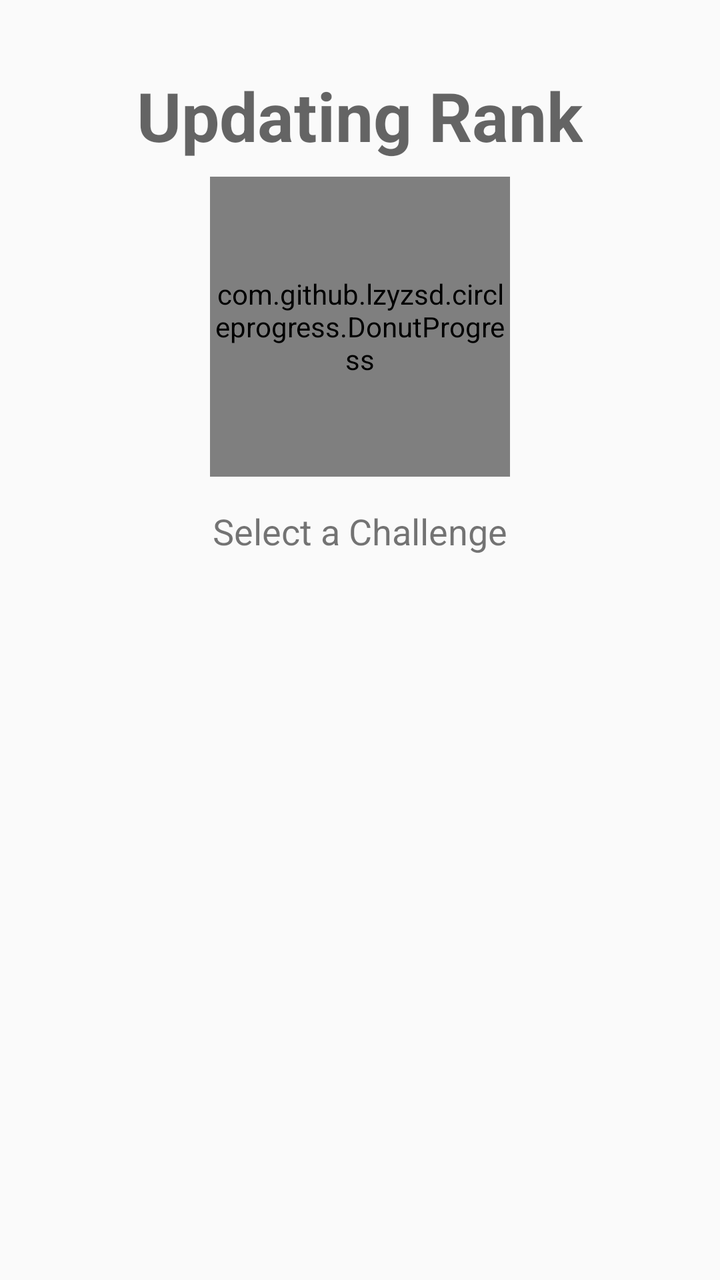
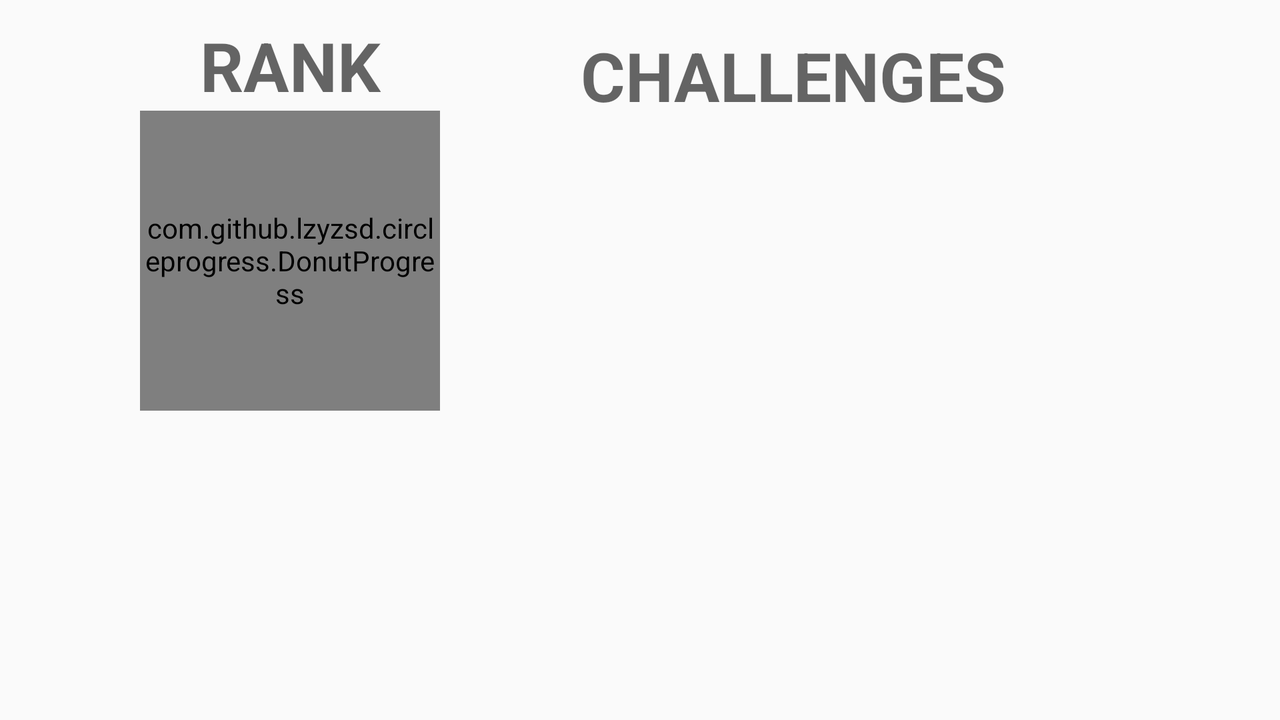

Compare how this app lays out the same screen by default and in its alternative resource folder. The renders come first, then the two layout files and the values they reference.
<!-- AndroidManifest.xml: application theme AppTheme -->
<!-- res/layout/activity_running_page.xml -->
<?xml version="1.0" encoding="utf-8"?>
<android.support.constraint.ConstraintLayout xmlns:android="http://schemas.android.com/apk/res/android"
    xmlns:app="http://schemas.android.com/apk/res-auto"
    xmlns:tools="http://schemas.android.com/tools"
    android:layout_width="match_parent"
    android:layout_height="match_parent"
    tools:context="com.harshil.zach.fitnesstracker.RunningPage">


    <LinearLayout
        android:layout_width="match_parent"
        android:layout_height="wrap_content"
        android:orientation="vertical">

        <RelativeLayout
            android:layout_width="match_parent"
            android:layout_height="wrap_content">

            <ImageView
                android:id="@+id/run_icon"
                android:layout_width="70dp"
                android:layout_height="40dp"
                android:layout_marginTop="35dp"
                android:layout_toLeftOf="@id/rank"
                app:srcCompat="@drawable/ic_runner" />

            <TextView
                android:id="@+id/rank"
                android:layout_width="wrap_content"
                android:layout_height="wrap_content"
                android:layout_alignTop="@+id/run_icon"
                android:layout_centerHorizontal="true"
                android:layout_gravity="center"
                android:text="Updating Rank"
                android:textAppearance="@style/TextAppearance.AppCompat.Display1"
                android:textStyle="bold" />

            <com.github.lzyzsd.circleprogress.DonutProgress
                android:id="@+id/donut_progress"
                android:layout_width="150dp"
                android:layout_height="150dp"
                android:layout_below="@+id/rank"
                android:layout_centerHorizontal="true"
                android:layout_marginTop="8dp"
                app:donut_circle_starting_degree="270"
                app:donut_finished_color="@color/colorAccent"
                app:donut_text="Updating"
                app:donut_text_color="@android:color/black" />
         </RelativeLayout>

        <TextView
            android:layout_width="wrap_content"
            android:layout_height="wrap_content"
            android:layout_gravity="center"
            android:paddingTop="15dp"
            android:textSize="18sp"
            android:text="Select a Challenge" />


        <ListView
            android:layout_width="match_parent"
            android:layout_height="wrap_content"
            android:id = "@+id/challengeList"/>


    </LinearLayout>


</android.support.constraint.ConstraintLayout>
<!-- resources referenced by this layout -->
<resources>
  <color name="colorAccent">#bb0000</color>
  <style name="AppTheme" parent="Theme.AppCompat.Light.DarkActionBar">
          
          <item name="colorPrimary">@color/colorPrimary</item>
          <item name="colorPrimaryDark">@color/colorPrimaryDark</item>
          <item name="colorAccent">@color/colorAccent</item>
      </style>
  <color name="colorPrimary">#000000</color>
  <color name="colorPrimaryDark">#000000</color>
</resources>
<!-- res/layout-land/activity_running_page.xml (the author's variant of the layout above) -->
<!-- drawn on the phone turned sideways -->
<?xml version="1.0" encoding="utf-8"?>
<android.support.constraint.ConstraintLayout xmlns:android="http://schemas.android.com/apk/res/android"
    xmlns:app="http://schemas.android.com/apk/res-auto"
    xmlns:tools="http://schemas.android.com/tools"
    android:layout_width="match_parent"
    android:layout_height="match_parent"
    tools:context="com.harshil.zach.fitnesstracker.RunningPage">


    <LinearLayout
        android:layout_width="match_parent"
        android:layout_height="match_parent">
    <LinearLayout
        android:layout_width="wrap_content"
        android:layout_height="match_parent"
        android:orientation="vertical">

        <TextView
            android:layout_width="wrap_content"
            android:layout_height="wrap_content"
            android:layout_gravity="center"
            android:paddingTop="10dp"
            android:paddingEnd="100dp"
            android:paddingLeft="100dp"
            android:text="RANK"
            android:textAppearance="@style/TextAppearance.AppCompat.Display1"
            android:textStyle="bold"
            android:id="@+id/rank"/>


        <RelativeLayout
            android:layout_width="match_parent"
            android:layout_height="wrap_content">

            <com.github.lzyzsd.circleprogress.DonutProgress
                android:id="@+id/donut_progress"
                android:layout_width="150dp"
                android:layout_height="150dp"
                app:donut_text="x/y"
                app:donut_text_color="@android:color/black"
                app:donut_circle_starting_degree="270"
                app:donut_finished_color="@color/colorAccent"
                android:layout_centerHorizontal="true"/>
         </RelativeLayout>
    </LinearLayout>
        <LinearLayout
            android:layout_width="wrap_content"
            android:layout_height="match_parent"
            android:orientation="vertical">

        <TextView
            android:layout_width="fill_parent"
            android:layout_height="wrap_content"
            android:layout_gravity="center"
            android:paddingTop="15dp"
            android:text="CHALLENGES"
            android:textAppearance="@style/TextAppearance.AppCompat.Display1"
            android:textStyle="bold" />


        <ListView
            android:layout_width="fill_parent"
            android:layout_height="wrap_content"
            android:id = "@+id/challengeList"/>
        </LinearLayout>

    </LinearLayout>


</android.support.constraint.ConstraintLayout>
